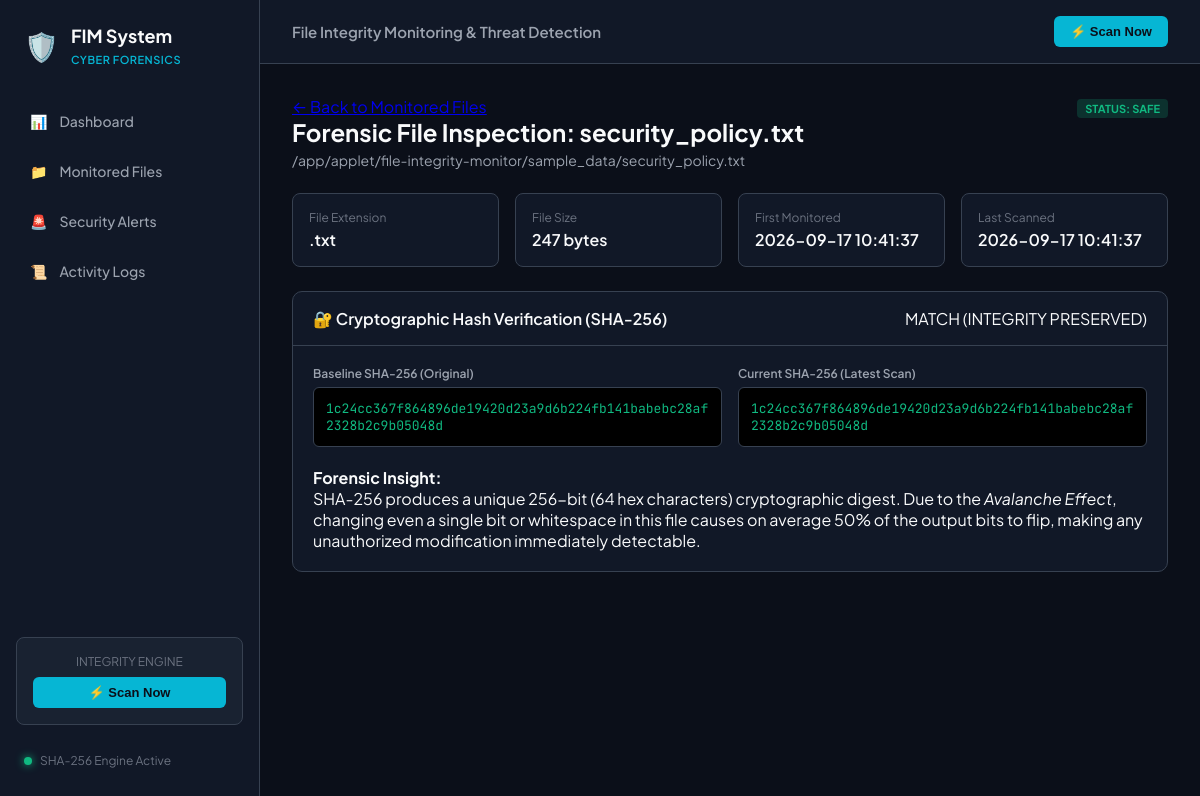
The app's page /file/3 with its own data.
### tables this page shows
CREATE TABLE monitored_files (
        id INTEGER PRIMARY KEY AUTOINCREMENT,
        file_name TEXT NOT NULL,
        file_path TEXT UNIQUE NOT NULL,
        file_extension TEXT,
        file_size INTEGER DEFAULT 0,
        status TEXT DEFAULT 'SAFE', -- SAFE, MODIFIED, DELETED, NEW
        first_monitored_time TEXT NOT NULL,
        last_scan_time TEXT,
        is_active INTEGER DEFAULT 1
    );

CREATE TABLE file_hashes (
        id INTEGER PRIMARY KEY AUTOINCREMENT,
        file_id INTEGER NOT NULL,
        baseline_hash TEXT NOT NULL,
        current_hash TEXT NOT NULL,
        updated_at TEXT NOT NULL,
        FOREIGN KEY (file_id) REFERENCES monitored_files (id) ON DELETE CASCADE
    );

### app.py (the view)
@app.route("/file/<int:file_id>")
def file_details(file_id):
    conn = get_db_connection()
    cursor = conn.cursor()
    cursor.execute("""
        SELECT mf.*, fh.baseline_hash, fh.current_hash, fh.updated_at
        FROM monitored_files mf
        LEFT JOIN file_hashes fh ON mf.id = fh.file_id
        WHERE mf.id = ?
    """, (file_id,))
    item = cursor.fetchone()
    if not item:
        conn.close()
        flash("File record not found.", "danger")
        return redirect(url_for("files"))
    cursor.execute("SELECT * FROM alerts WHERE file_id = ? ORDER BY id DESC", (file_id,))
    file_alerts = cursor.fetchall()
    cursor.execute("SELECT * FROM activity_logs WHERE file_name = ? ORDER BY id DESC LIMIT 10", (item['file_name'],))
    file_logs = cursor.fetchall()
    conn.close()
    return render_template("file_details.html", file=item, alerts=file_alerts, logs=file_logs)

### database.py (called while the page is built)
def get_db_connection():
    os.makedirs(DB_DIR, exist_ok=True)
    conn = sqlite3.connect(DB_PATH)
    conn.row_factory = sqlite3.Row
    return conn

### templates/file_details.html (shortened to what this page needs)
{% extends "base.html" %}
{% block content %}
<div class="file-details-container">
    <div class="page-header">
        <div>
            <a href="{{ url_for('files') }}" class="back-link">← Back to Monitored Files</a>
            <h1>Forensic File Inspection: {{ file.file_name }}</h1>
            <p class="subtitle">{{ file.file_path }}</p>
        </div>
        <div class="details-status">
            <span class="badge badge-status-{{ file.status|lower }} lg">
                Status: {{ file.status }}
            </span>
        </div>
    </div>
    <div class="details-grid">
        <div class="detail-card">
            <span class="detail-label">File Extension</span>
            <span class="detail-val">{{ file.file_extension or 'None' }}</span>
        </div>
        <div class="detail-card">
            <span class="detail-label">File Size</span>
            <span class="detail-val">{{ file.file_size }} bytes</span>
        </div>
        <div class="detail-card">
            <span class="detail-label">First Monitored</span>
            <span class="detail-val">{{ file.first_monitored_time }}</span>
        </div>
        <div class="detail-card">
            <span class="detail-label">Last Scanned</span>
            <span class="detail-val">{{ file.last_scan_time or 'Pending Scan' }}</span>
        </div>
    </div>
    <div class="panel hash-comparison-panel">
        <div class="panel-header">
            <h2>🔐 Cryptographic Hash Verification (SHA-256)</h2>
            <span class="hash-verdict verdict-{{ file.status|lower }}">
                {% if file.baseline_hash == file.current_hash and file.status != 'DELETED' %}
                    MATCH (INTEGRITY PRESERVED)
                {% elif file.status == 'DELETED' %}
                    FILE REMOVED FROM DISK
                {% else %}
                    HASH DIVERGENCE DETECTED
                {% endif %}
            </span>
        </div>
        <div class="panel-body">
            <div class="hash-display-row">
                <div class="hash-block">
                    <span class="hash-type">Baseline SHA-256 (Original)</span>
                    <div class="hash-box safe">
                        <code>{{ file.baseline_hash or 'Not recorded' }}</code>
                    </div>
                </div>
                <div class="hash-block">
                    <span class="hash-type">Current SHA-256 (Latest Scan)</span>
                    <div class="hash-box {% if file.baseline_hash == file.current_hash %}safe{% else %}tampered{% endif %}">
                        <code>{{ file.current_hash or 'Pending scan or file deleted' }}</code>
                    </div>
                </div>
            </div>
            <div class="hash-analysis-note">
                <strong>Forensic Insight:</strong>
                <p>
                    SHA-256 produces a unique 256-bit (64 hex characters) cryptographic digest.
                    Due to the <em>Avalanche Effect</em>, changing even a single bit or whitespace in this file causes on average 50% of the output bits to flip, making any unauthorized modification immediately detectable.
                </p>
            </div>
        </div>
    </div>
</div>
{% endblock %}

### static/css/style.css (style rules this page uses)
:root { --bg-main: #0b0f19; --bg-surface: #111827; --bg-surface-elevated: #1f2937; --bg-surface-hover: #374151; --border-color: #374151; --border-subtle: #1f2937; --text-primary: #f9fafb; --text-secondary: #9ca3af; --text-muted: #6b7280; --color-accent: #06b6d4; --color-accent-hover: #0891b2; --color-success: #10b981; --color-warning: #f59e0b; --color-danger: #ef4444; --color-purple: #8b5cf6; --color-crimson: #e11d48; }
* { box-sizing: border-box; margin: 0; padding: 0; }
body.cyber-theme { background-color: var(--bg-main); color: var(--text-primary); font-family: 'Plus Jakarta Sans', -apple-system, BlinkMacSystemFont, sans-serif; min-height: 100vh; }
code, .code-hash, .mono-path, .mono-time { font-family: 'JetBrains Mono', monospace; }
.page-header { display: flex; justify-content: space-between; align-items: flex-start; margin-bottom: 24px; }
.page-header h1 { font-size: 24px; font-weight: 700; }
.subtitle { color: var(--text-secondary); font-size: 14px; margin-top: 4px; }
.panel { background-color: var(--bg-surface); border: 1px solid var(--border-color); border-radius: 10px; overflow: hidden; margin-bottom: 24px; }
.panel-header { padding: 16px 20px; border-bottom: 1px solid var(--border-color); display: flex; justify-content: space-between; align-items: center; }
.panel-header h2 { font-size: 16px; font-weight: 600; }
.panel-body { padding: 20px; }
.badge { display: inline-block; padding: 3px 8px; border-radius: 4px; font-size: 11px; font-weight: 700; text-transform: uppercase; }
.badge-status-safe { background: rgba(16, 185, 129, 0.2); color: var(--color-success); }
.hash-comparison-panel .hash-display-row { display: grid; grid-template-columns: 1fr 1fr; gap: 16px; margin-bottom: 20px; }
.hash-block { display: flex; flex-direction: column; gap: 6px; }
.hash-type { font-size: 12px; font-weight: 600; color: var(--text-secondary); }
.hash-box { background: #000; border: 1px solid var(--border-color); padding: 12px; border-radius: 6px; word-break: break-all; font-size: 13px; }
.hash-box.safe code { color: var(--color-success); }
.details-grid { display: grid; grid-template-columns: repeat(auto-fit, minmax(200px, 1fr)); gap: 16px; margin-bottom: 24px; }
.detail-card { background: var(--bg-surface); border: 1px solid var(--border-color); padding: 16px; border-radius: 8px; display: flex; flex-direction: column; }
.detail-label { font-size: 12px; color: var(--text-muted); }
.detail-val { font-size: 16px; font-weight: 600; margin-top: 4px; }

### records on screen
monitored_files: file_name "security_policy.txt", file_path "/app/applet/file-integrity-monitor/sample_data/security_policy.txt", status "SAFE", file_extension ".txt", file_size "247", first_monitored_time "2026-09-17 10:41:37", last_scan_time "2026-09-17 10:41:37"
file_hashes: baseline_hash "1c24cc367f864896de19420d23a9d6b224fb141babebc28af2328b2c9b05048d", current_hash "1c24cc367f864896de19420d23a9d6b224fb141babebc28af2328b2c9b05048d"
